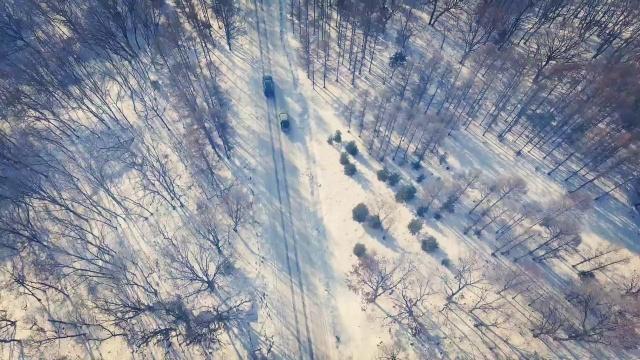
#> input picture car16_0001.jpg, 640 x 360 px
$ python resize_examples.py
#> lines starting #> are read from the running program, lines starting #| are printed output that depends on the picture
import cv2

"""
this is a program that resizes an image in the same method in dac-sdc/dataset/dataset_utils.py and saves it
"""

input_img_path = "./car16_0001.jpg"
output_img_path = "./car16_0001_resized.jpg"
img_size = 320

img = cv2.imread(input_img_path)
#> img is the input picture: shape (360, 640, 3); mean B, G, R 156.9, 146.5, 142.8
assert img is not None, 'Image Not Found ' + input_img_path
h0, w0 = img.shape[:2]  # original size
#> h0 = 360; w0 = 640
print("original size was ", (h0, w0))
#| original size was  (360, 640)

img = cv2.resize(img, (img_size, img_size // 2), interpolation=cv2.INTER_LINEAR)
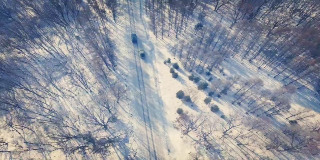
#> img: shape (160, 320, 3); mean B, G, R 156.9, 146.4, 142.8
print("image resized to ", img.shape[:2])
#| image resized to  (160, 320)

cv2.imwrite(output_img_path, img)

$ run again, with example.jpg copied over car16_0001.jpg
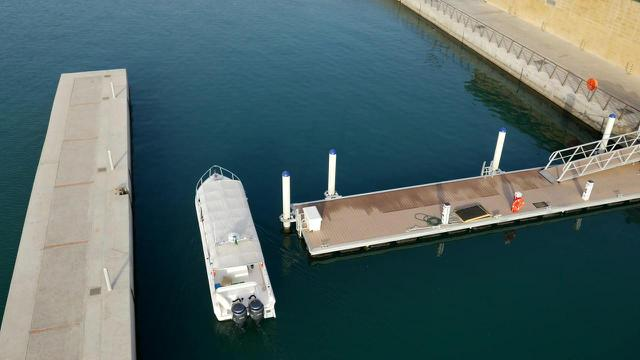
#> input picture example.jpg, 640 x 360 px
#> img is the input picture: shape (360, 640, 3); mean B, G, R 102.7, 102.6, 81.9
#| original size was  (360, 640)
#> `img = cv2.resize(img, (img_size, img_size // 2), interpolation=cv2.INT..`:
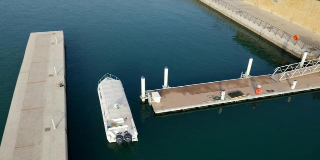
#> img: shape (160, 320, 3); mean B, G, R 102.6, 102.5, 81.9
#| image resized to  (160, 320)
